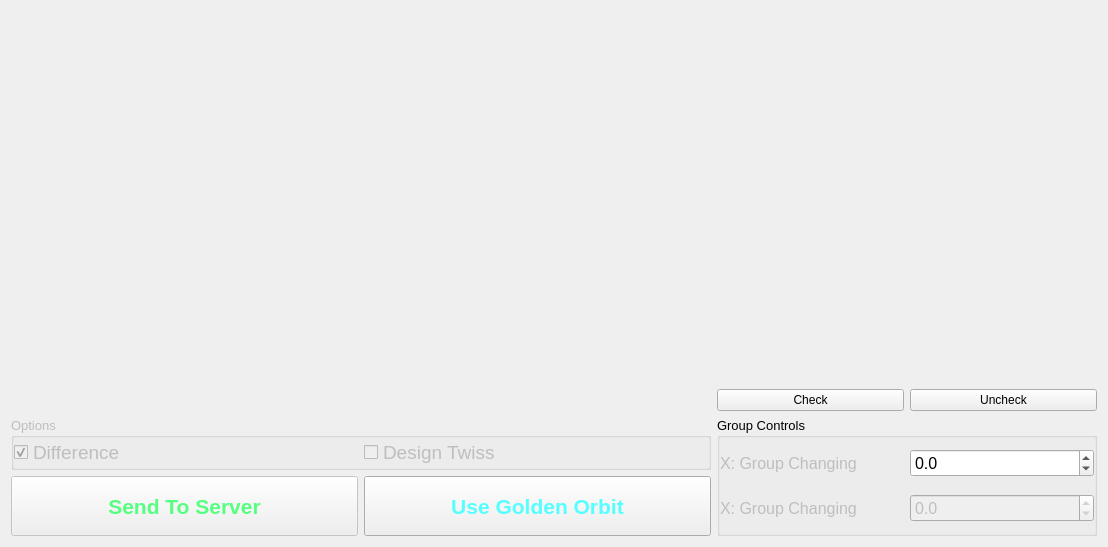
      <widget class="QWidget" name="tab_3">
       <attribute name="title">
        <string>GO Editor</string>
       </attribute>
       <layout class="QGridLayout" name="gridLayout_7">
        <item row="1" column="0" colspan="2">
         <widget class="QGroupBox" name="groupBox_12">
          <property name="enabled">
           <bool>false</bool>
          </property>
          <property name="maximumSize">
           <size>
            <width>16777215</width>
            <height>140</height>
           </size>
          </property>
          <property name="font">
           <font>
            <pointsize>10</pointsize>
           </font>
          </property>
          <property name="title">
           <string>Options</string>
          </property>
          <layout class="QHBoxLayout" name="horizontalLayout_15">
           <property name="leftMargin">
            <number>0</number>
           </property>
           <property name="topMargin">
            <number>0</number>
           </property>
           <property name="rightMargin">
            <number>0</number>
           </property>
           <property name="bottomMargin">
            <number>0</number>
           </property>
           <item>
            <layout class="QHBoxLayout" name="horizontalLayout_16">
             <item>
              <layout class="QVBoxLayout" name="verticalLayout_2">
               <item>
                <widget class="QCheckBox" name="cb_diff">
                 <property name="font">
                  <font>
                   <pointsize>14</pointsize>
                  </font>
                 </property>
                 <property name="text">
                  <string>Difference</string>
                 </property>
                 <property name="checked">
                  <bool>true</bool>
                 </property>
                </widget>
               </item>
              </layout>
             </item>
             <item>
              <layout class="QVBoxLayout" name="verticalLayout_11">
               <item>
                <widget class="QCheckBox" name="cb_design_tws_2">
                 <property name="font">
                  <font>
                   <pointsize>14</pointsize>
                  </font>
                 </property>
                 <property name="text">
                  <string>Design Twiss</string>
                 </property>
                </widget>
               </item>
              </layout>
             </item>
            </layout>
           </item>
          </layout>
         </widget>
        </item>
        <item row="1" column="3" rowspan="2">
         <widget class="QGroupBox" name="groupBox_13">
          <property name="enabled">
           <bool>true</bool>
          </property>
          <property name="sizePolicy">
           <sizepolicy hsizetype="Expanding" vsizetype="Preferred">
            <horstretch>0</horstretch>
            <verstretch>0</verstretch>
           </sizepolicy>
          </property>
          <property name="minimumSize">
           <size>
            <width>0</width>
            <height>100</height>
           </size>
          </property>
          <property name="font">
           <font>
            <pointsize>10</pointsize>
           </font>
          </property>
          <property name="title">
           <string>Group Controls</string>
          </property>
          <layout class="QGridLayout" name="gridLayout_32">
           <property name="leftMargin">
            <number>0</number>
           </property>
           <property name="topMargin">
            <number>0</number>
           </property>
           <property name="rightMargin">
            <number>0</number>
           </property>
           <property name="bottomMargin">
            <number>0</number>
           </property>
           <item row="0" column="1">
            <layout class="QHBoxLayout" name="horizontalLayout_30">
             <item>
              <widget class="QLabel" name="label_16">
               <property name="enabled">
                <bool>false</bool>
               </property>
               <property name="minimumSize">
                <size>
                 <width>0</width>
                 <height>0</height>
                </size>
               </property>
               <property name="font">
                <font>
                 <pointsize>12</pointsize>
                </font>
               </property>
               <property name="text">
                <string>X: Group Changing</string>
               </property>
              </widget>
             </item>
             <item>
              <widget class="QDoubleSpinBox" name="sb_x_group_change">
               <property name="font">
                <font>
                 <pointsize>12</pointsize>
                </font>
               </property>
               <property name="locale">
                <locale language="English" country="UnitedStates"/>
               </property>
               <property name="decimals">
                <number>1</number>
               </property>
               <property name="minimum">
                <double>-30.000000000000000</double>
               </property>
               <property name="maximum">
                <double>30.000000000000000</double>
               </property>
               <property name="singleStep">
                <double>0.100000000000000</double>
               </property>
               <property name="value">
                <double>0.000000000000000</double>
               </property>
              </widget>
             </item>
            </layout>
           </item>
           <item row="1" column="1">
            <layout class="QHBoxLayout" name="horizontalLayout_28">
             <item>
              <widget class="QLabel" name="label_17">
               <property name="enabled">
                <bool>false</bool>
               </property>
               <property name="minimumSize">
                <size>
                 <width>0</width>
                 <height>0</height>
                </size>
               </property>
               <property name="font">
                <font>
                 <pointsize>12</pointsize>
                </font>
               </property>
               <property name="text">
                <string>X: Group Changing</string>
               </property>
              </widget>
             </item>
             <item>
              <widget class="QDoubleSpinBox" name="sb_y_group_change">
               <property name="enabled">
                <bool>false</bool>
               </property>
               <property name="font">
                <font>
                 <pointsize>12</pointsize>
                </font>
               </property>
               <property name="locale">
                <locale language="English" country="UnitedStates"/>
               </property>
               <property name="decimals">
                <number>1</number>
               </property>
               <property name="minimum">
                <double>-30.000000000000000</double>
               </property>
               <property name="maximum">
                <double>30.000000000000000</double>
               </property>
               <property name="singleStep">
                <double>0.100000000000000</double>
               </property>
               <property name="value">
                <double>0.000000000000000</double>
               </property>
              </widget>
             </item>
            </layout>
           </item>
          </layout>
         </widget>
        </item>
        <item row="0" column="0" colspan="2">
         <widget class="QWidget" name="widget_6" native="true">
          <property name="sizePolicy">
           <sizepolicy hsizetype="Expanding" vsizetype="Expanding">
            <horstretch>1</horstretch>
            <verstretch>0</verstretch>
           </sizepolicy>
          </property>
          <property name="minimumSize">
           <size>
            <width>700</width>
            <height>400</height>
           </size>
          </property>
         </widget>
        </item>
        <item row="2" column="0">
         <widget class="QPushButton" name="pb_send2server">
          <property name="enabled">
           <bool>false</bool>
          </property>
          <property name="minimumSize">
           <size>
            <width>150</width>
            <height>60</height>
           </size>
          </property>
          <property name="font">
           <font>
            <pointsize>16</pointsize>
            <weight>75</weight>
            <bold>true</bold>
           </font>
          </property>
          <property name="styleSheet">
           <string notr="true">color: rgb(85, 255, 127);</string>
          </property>
          <property name="text">
           <string>Send To Server</string>
          </property>
         </widget>
        </item>
        <item row="2" column="1">
         <widget class="QPushButton" name="pb_use_go">
          <property name="minimumSize">
           <size>
            <width>0</width>
            <height>60</height>
           </size>
          </property>
          <property name="font">
           <font>
            <pointsize>16</pointsize>
            <weight>75</weight>
            <bold>true</bold>
           </font>
          </property>
          <property name="styleSheet">
           <string notr="true">color: rgb(85, 255, 255);</string>
          </property>
          <property name="text">
           <string>Use Golden Orbit</string>
          </property>
          <property name="checkable">
           <bool>false</bool>
          </property>
         </widget>
        </item>
        <item row="0" column="3">
         <layout class="QVBoxLayout" name="verticalLayout_4">
          <item>
           <widget class="QWidget" name="widget_7" native="true">
            <property name="enabled">
             <bool>true</bool>
            </property>
            <property name="sizePolicy">
             <sizepolicy hsizetype="Expanding" vsizetype="Expanding">
              <horstretch>0</horstretch>
              <verstretch>0</verstretch>
             </sizepolicy>
            </property>
            <property name="minimumSize">
             <size>
              <width>380</width>
              <height>200</height>
             </size>
            </property>
            <property name="maximumSize">
             <size>
              <width>400</width>
              <height>16777215</height>
             </size>
            </property>
           </widget>
          </item>
          <item>
           <layout class="QHBoxLayout" name="horizontalLayout_3">
            <item>
             <widget class="QPushButton" name="pb_check_bpms">
              <property name="text">
               <string>Check</string>
              </property>
             </widget>
            </item>
            <item>
             <widget class="QPushButton" name="pb_uncheck_bpms">
              <property name="text">
               <string>Uncheck</string>
              </property>
             </widget>
            </item>
           </layout>
          </item>
         </layout>
        </item>
       </layout>
      </widget>
